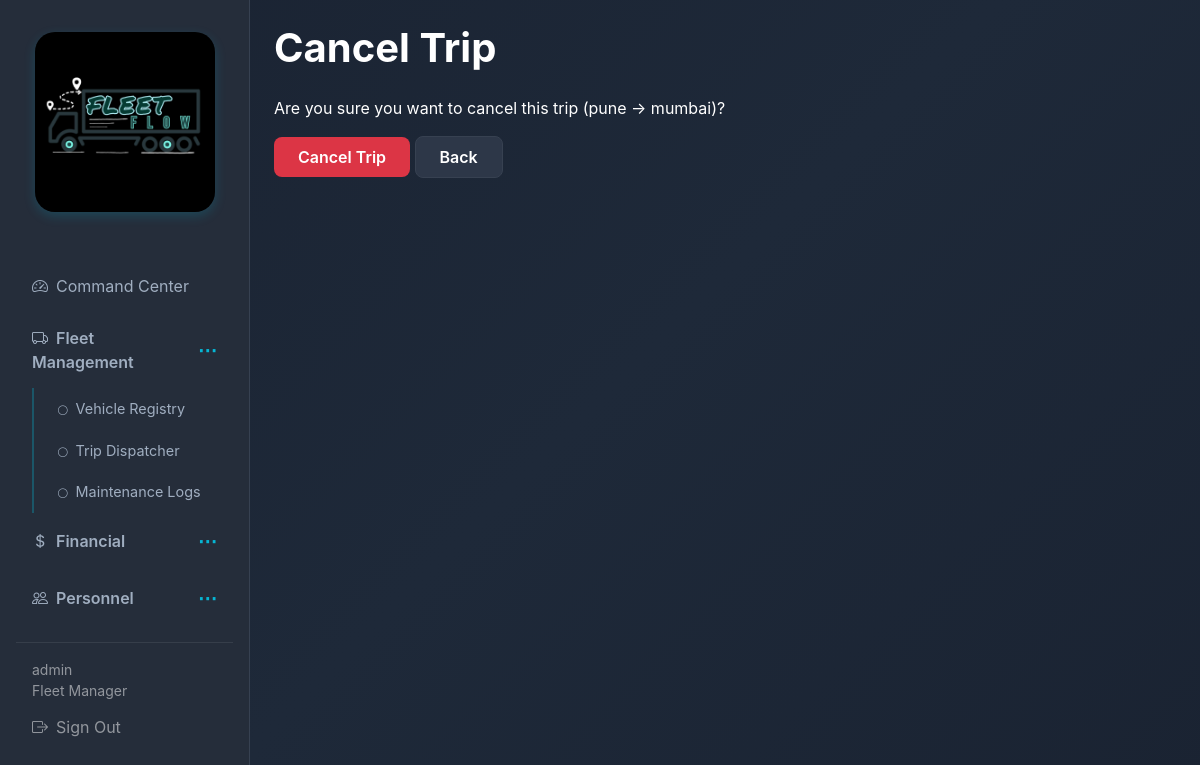
The app's page /trips/1/cancel/ (signed in) with its own data.
### fleet/models.py (models this page shows, shortened)
class User(AbstractUser):
    class Role(models.TextChoices):
        FLEET_MANAGER = 'FLEET_MANAGER', 'Fleet Manager'
        DISPATCHER = 'DISPATCHER', 'Dispatcher'
        SAFETY_OFFICER = 'SAFETY_OFFICER', 'Safety Officer'
        FINANCIAL_ANALYST = 'FINANCIAL_ANALYST', 'Financial Analyst'
    role = models.CharField(max_length=32, choices=Role.choices, default=Role.FLEET_MANAGER)

class Trip(models.Model):
    class Status(models.TextChoices):
        DRAFT = 'DRAFT', 'Draft'
        DISPATCHED = 'DISPATCHED', 'Dispatched'
        COMPLETED = 'COMPLETED', 'Completed'
        CANCELLED = 'CANCELLED', 'Cancelled'
    vehicle = models.ForeignKey(Vehicle, on_delete=models.PROTECT, related_name='trips')
    driver = models.ForeignKey(Driver, on_delete=models.PROTECT, related_name='trips')
    cargo_weight = models.FloatField(validators=[MinValueValidator(0)])
    origin = models.CharField(max_length=255)
    destination = models.CharField(max_length=255)
    status = models.CharField(max_length=32, choices=Status.choices, default=Status.DRAFT)
    start_odometer = models.FloatField(null=True, blank=True)
    end_odometer = models.FloatField(null=True, blank=True)
    start_date = models.DateTimeField(null=True, blank=True)
    end_date = models.DateTimeField(null=True, blank=True)
    created_at = models.DateTimeField(auto_now_add=True)
    updated_at = models.DateTimeField(auto_now=True)
    class Meta:
        ordering = ['-created_at']

### fleet/views.py (the view, shortened to what this page needs)
# urls.py: path('trips/<int:pk>/cancel/', views.trip_cancel, name='trip_cancel'),
@login_required
@transaction.atomic
def trip_cancel(request, pk):
    trip = get_object_or_404(Trip, pk=pk)
    return render(request, 'fleet/trip_confirm_cancel.html', {'trip': trip})

### templates/fleet/trip_confirm_cancel.html (shortened to what this page needs)
{% extends 'base.html' %}
{% block content %}
<h1 class="mb-4">Cancel Trip</h1>
<p>Are you sure you want to cancel this trip ({{ trip.origin }} → {{ trip.destination }})?</p>
<form method="post">
  <button type="submit" class="btn btn-danger">Cancel Trip</button>
  <a href="{% url 'fleet:trip_list' %}" class="btn btn-outline-secondary">Back</a>
</form>
{% endblock %}

### templates/base.html (shortened to what this page needs)
{% load static %}
<!DOCTYPE html>
<html lang="en">
<head>
  <link href="https://cdn.jsdelivr.net/npm/bootstrap@5.3.2/dist/css/bootstrap.min.css" rel="stylesheet">
  <link rel="stylesheet" href="https://cdn.jsdelivr.net/npm/bootstrap-icons@1.11.1/font/bootstrap-icons.css">
  <link rel="stylesheet" href="{% static 'css/style.css' %}">
</head>
<body>
  <div class="{% if user.is_authenticated %}d-flex{% endif %}">
    {% if user.is_authenticated %}
    <nav class="sidebar col-md-2 col-lg-2 d-md-block p-3" id="sidebar">
      <div class="logo-container d-none d-md-block">
        <img src="{% static 'images/fleetflow-logo.png' %}" alt="FleetFlow Logo">
      </div>
      <ul class="nav flex-column">
        <li class="nav-item">
          <a class="nav-link {% if request.resolver_match.url_name == 'dashboard' %}active{% endif %}" href="{% url 'fleet:dashboard' %}">
            <i class="bi bi-speedometer2 me-2"></i>Command Center
          </a>
        </li>
        <li class="nav-item">
          <div class="nav-section-header {% if 'vehicle' in request.resolver_match.url_name or 'trip' in request.resolver_match.url_name or 'maintenance' in request.resolver_match.url_name %}not collapsed{% else %}collapsed{% endif %}" data-toggle="collapse" data-target="#fleetSection">
            <span class="nav-link d-flex justify-content-between align-items-center" style="cursor: pointer;">
              <span><i class="bi bi-truck me-2"></i>Fleet Management</span>
              <span class="dots-toggle">⋯</span>
            </span>
          </div>
          <div class="collapse {% if 'vehicle' in request.resolver_match.url_name or 'trip' in request.resolver_match.url_name or 'maintenance' in request.resolver_match.url_name %}show{% endif %}" id="fleetSection">
            <ul class="nav flex-column ms-3">
              <li class="nav-item"><a class="nav-link {% if 'vehicle' in request.resolver_match.url_name %}active{% endif %}" href="{% url 'fleet:vehicle_list' %}"><i class="bi bi-circle me-2" style="font-size: 0.6rem;"></i>Vehicle Registry</a></li>
              <li class="nav-item"><a class="nav-link " href="{% url 'fleet:trip_list' %}"><i class="bi bi-circle me-2" style="font-size: 0.6rem;"></i>Trip Dispatcher</a></li>
              <li class="nav-item"><a class="nav-link " href="{% url 'fleet:maintenance_list' %}"><i class="bi bi-circle me-2" style="font-size: 0.6rem;"></i>Maintenance Logs</a></li>
            </ul>
          </div>
        </li>
        <li class="nav-item">
          <div class="nav-section-header {% if 'expense' in request.resolver_match.url_name or 'reports' in request.resolver_match.url_name %}not collapsed{% else %}collapsed{% endif %}" data-toggle="collapse" data-target="#financialSection">
            <span class="nav-link d-flex justify-content-between align-items-center" style="cursor: pointer;">
              <span><i class="bi bi-currency-dollar me-2"></i>Financial</span>
              <span class="dots-toggle">⋯</span>
            </span>
          </div>
        </li>
        <li class="nav-item">
          <div class="nav-section-header {% if 'driver' in request.resolver_match.url_name %}not collapsed{% else %}collapsed{% endif %}" data-toggle="collapse" data-target="#personnelSection">
            <span class="nav-link d-flex justify-content-between align-items-center" style="cursor: pointer;">
              <span><i class="bi bi-people me-2"></i>Personnel</span>
              <span class="dots-toggle">⋯</span>
            </span>
          </div>
        </li>
      </ul>
      <hr class="border-secondary">
      <div class="text-white-50 small px-3">{{ user.get_full_name|default:user.username }}</div>
      <div class="text-white-50 small px-3">{{ user.get_role_display }}</div>
      <a class="nav-link text-white-50" href="{% url 'fleet:logout' %}"><i class="bi bi-box-arrow-right me-2"></i>Sign Out</a>
    </nav>
    {% endif %}
    <main class="{% if user.is_authenticated %}main-content flex-grow-1 p-4{% else %}container py-5{% endif %}">
      {% block content %}{% endblock %}
    </main>
  </div>
</body>
</html>

### static/css/style.css (style rules this page uses)
:root { --bg-primary: #1a2332; --bg-secondary: #252d3a; --bg-input: #2d3748; --text-primary: #ffffff; --text-secondary: #a0aec0; --accent-blue: #3b82f6; --accent-cyan: #06b6d4; --border-color: #374151; }
* { transition: background-color 0.2s ease, color 0.2s ease, border-color 0.2s ease; }
body { background: linear-gradient(135deg, #1a2332 0%, #1e2939 50%, #1a2332 100%); color: var(--text-primary); min-height: 100vh; animation: fadeIn 0.5s ease-in; font-family: -apple-system, BlinkMacSystemFont, 'Segoe UI', Roboto, sans-serif; }
.sidebar { min-height: 100vh; background: var(--bg-secondary); border-right: 1px solid var(--border-color); position: fixed; left: 0; top: 0; height: 100vh; transform: translateX(-100%); transition: transform 0.3s ease-in-out; z-index: 1040; overflow-y: auto; width: 250px; }
.sidebar .nav-link { color: var(--text-secondary); border-radius: 8px; margin: 2px 0; transition: all 0.2s; padding: 0.75rem 1rem; display: block; text-decoration: none; }
.nav-section-header .nav-link { font-weight: 600; }
.dots-toggle { font-size: 1.2rem; color: var(--accent-cyan); font-weight: bold; transition: transform 0.3s ease; user-select: none; }
.nav-section-header.collapsed .dots-toggle { transform: rotate(0deg); }
.nav ul.nav { border-left: 2px solid rgba(6, 182, 212, 0.3); padding-left: 0.5rem; margin-left: 0.5rem; }
.nav ul.nav .nav-link { padding: 0.5rem 1rem; font-size: 0.9rem; }
.main-content { background: transparent; min-height: 100vh; width: 100%; }
.logo-container { text-align: center; padding: 1rem 0; margin-bottom: 2rem; }
.logo-container img { max-width: 180px; height: auto; border-radius: 20px; box-shadow: 0 4px 12px rgba(6, 182, 212, 0.2); transition: transform 0.3s ease, box-shadow 0.3s ease; }
.btn { padding: 0.5rem 1.5rem; border-radius: 8px; border: none; font-weight: 600; cursor: pointer; transition: all 0.3s ease; text-decoration: none; display: inline-block; }
.btn-outline-secondary, .btn-secondary { background: var(--bg-input); border: 1px solid var(--border-color); color: var(--text-primary); }
h1, h2, h3, h4, h5, h6 { color: var(--text-primary); font-weight: 700; }
.nav-link { animation: slideInRight 0.4s ease-out; animation-fill-mode: both; }
.nav-link:nth-child(1) { animation-delay: 0.1s; }
.nav-link:nth-child(7) { animation-delay: 0.4s; }
@media (min-width: 768px) { .sidebar { position: relative; transform: translateX(0); } }
@media (min-width: 768px) { .main-content { margin-left: 0; } }
.d-flex { display: flex; }
.justify-content-between { justify-content: space-between; }
.align-items-center { align-items: center; }
.mb-4 { margin-bottom: 1.5rem; }
.p-3 { padding: 1rem; }
.p-4 { padding: 1.5rem; }

### records on screen
User: get_full_name "admin", role "Fleet Manager"
Trip: origin "pune", destination "mumbai"
